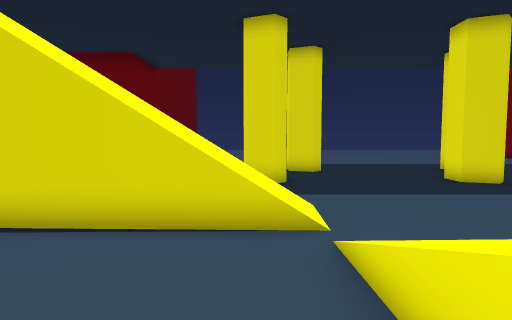
view 1 (above)

24 first-person views from a walk through a 3-D level made in the Unity game engine. The camera is 1.5 m above the floor, tilts 4° down and sees 75° across. The floor is counted in squares, 1 m on a side. Each view is taken from the middle of a square. On the plan, view 1 faces up. The plan holds only what a view shows up to about 15 squares ahead; the rest is blank. The place goes on beyond the plan. The player is left out. Some animated figures are left out.

view 2
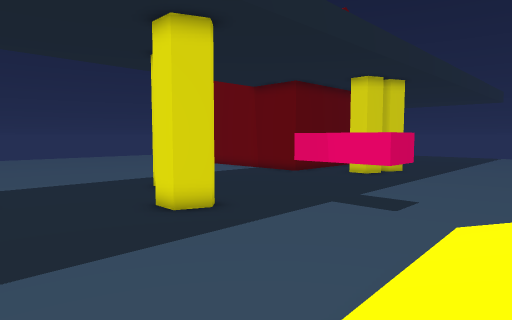

view 3
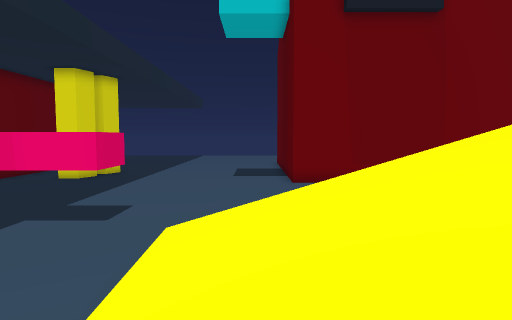

view 4
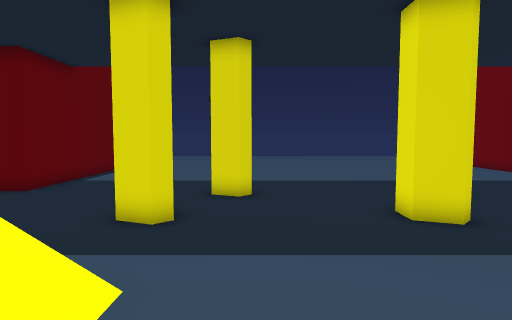

view 5
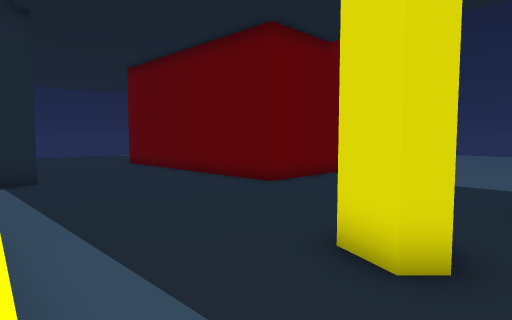

view 6
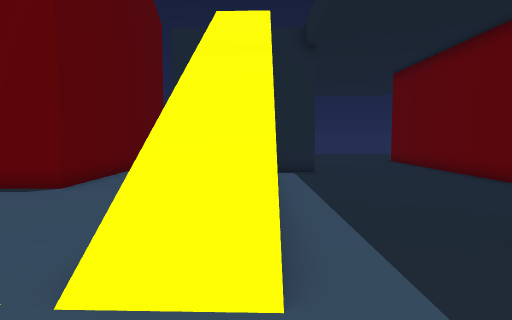

view 7
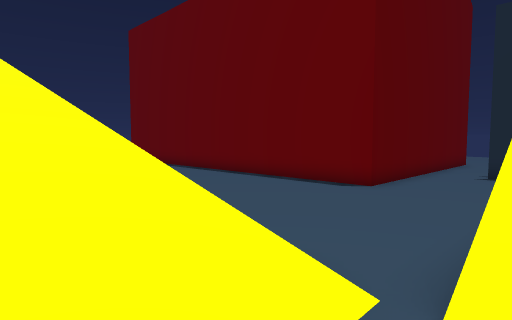

view 8
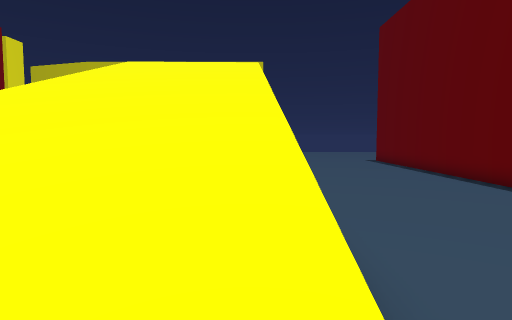

view 9
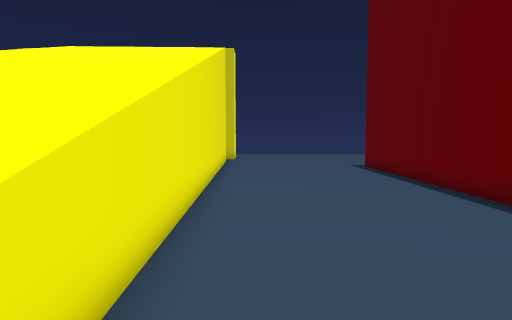

view 10
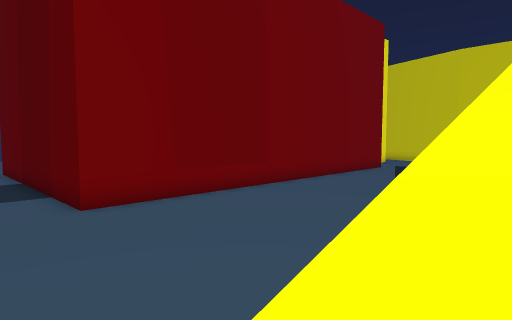

view 11
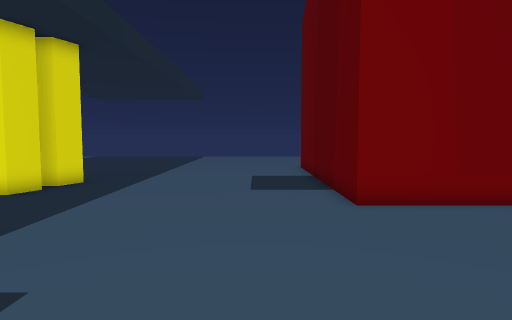

view 12
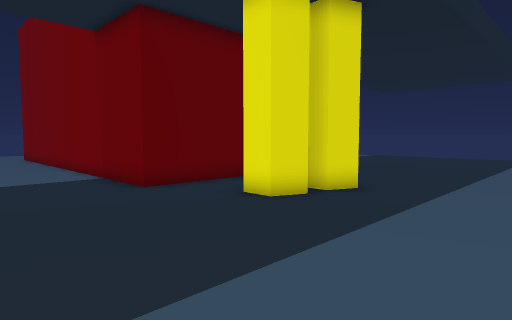

view 13
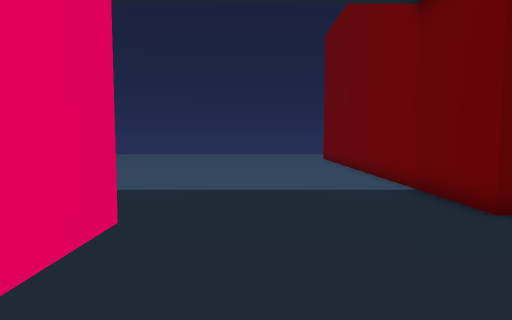

view 14
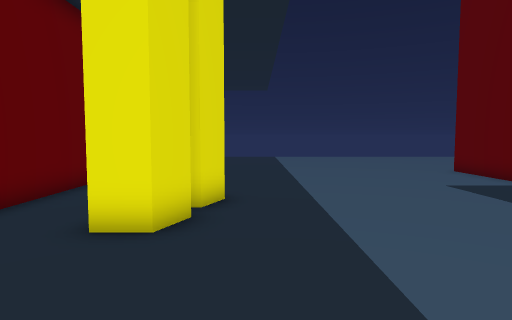

view 15
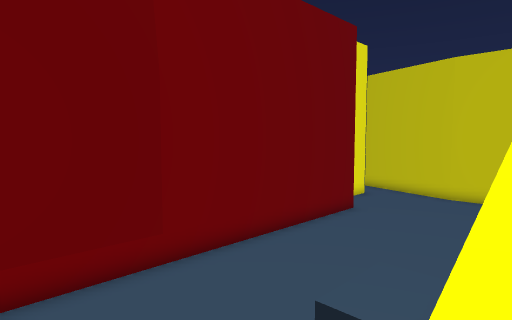

view 16
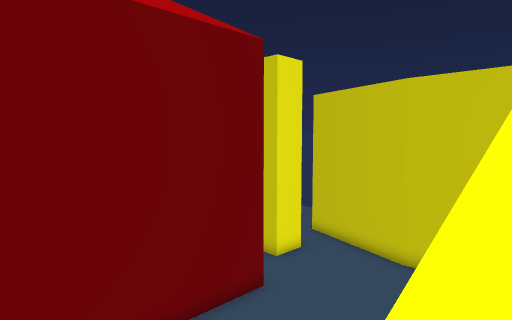

view 17
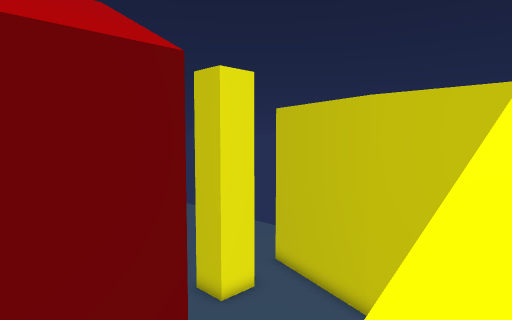

view 18
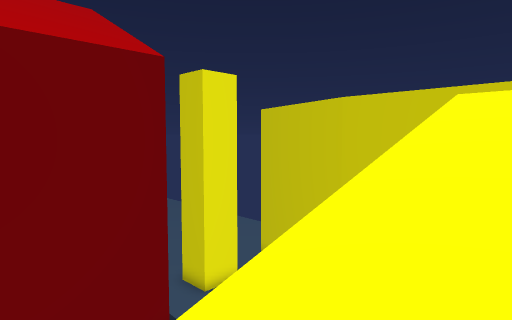

view 19
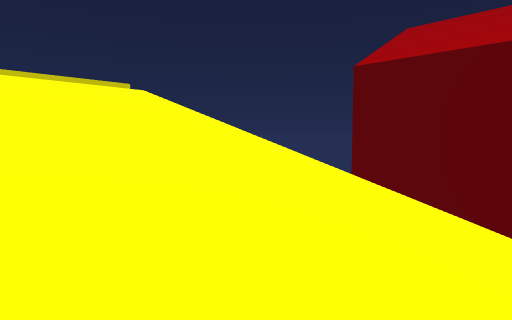

view 20
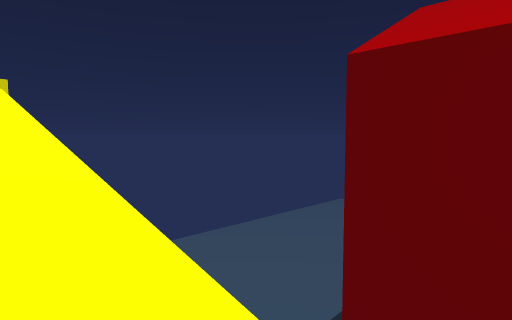

view 21
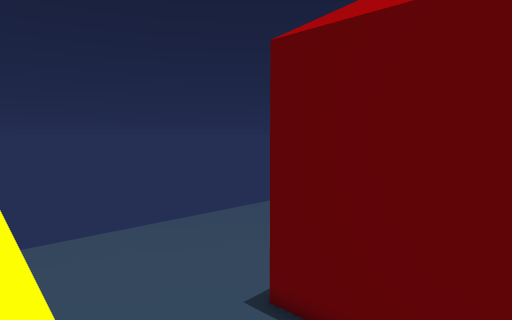

view 22
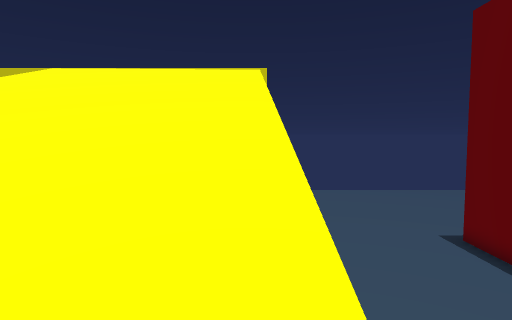

view 23
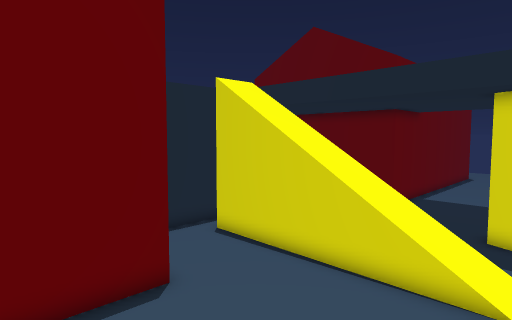

view 24
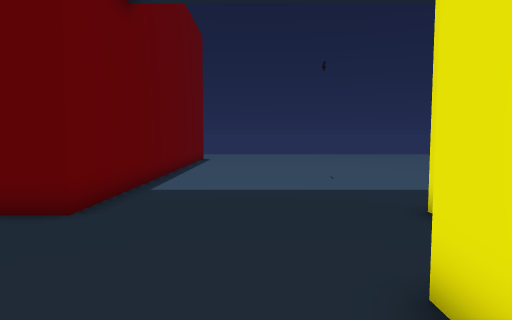

### Floor plan
Key: @ floor where view 1 was taken; # wall or solid block; . main floor; : floor 6.75 m higher than the main floor; / step, stairs or slope; = window, fence, low wall or low ledge; ^ raised ledge; v drop or lower ground; T thing the floor can be seen under or through; O other object.
Columns run from 10 left of view 1 to 25 right of it. Each row starts with its distance up from view 1.
 21     O...........  ..........O
 20     O............ ..........O
 19     O.......................O
 18     O.......................O
 17     O.......................O
 16     O.......................O
 15 OOOOO.......#O..... O.......OOOOOOO
 14 ................... .............
 13 .................. .............
 12 ..........##.....# ...........##  ..
 11 ..........O#.....#O...........O#O...
 10 .....................TT.............
  9 #....................T .............
  8 #....................T .............
  7 #///////////.........TT.............
  6 #///////////........................
  5 #......#///.........................
  4 #..........//////////...............
  3 ...........//////////...............
  2 ...........//////////...............
  1 OOOOO......//////////.......OOOOOOOO
  0     O.....@=///////// ......O
 -1     O......v///////// ......O
 -2     O......v/////////.......O
 -3     O......v/////////. .....O
 -4     O......#/////////. .....O
 -5     O......./////////^^.....O
 -6     O......./////////^^.....O
 -7     O.......//////////^.....O
 -8     O.......//////////  ....O
 -9     O.......//////////......O
-10  OOOO.......//////////......O
-11 OOOOO.......//////////......OO
-12 OOOOO......./////////v......OOOO
-13 OOOOO......./////////v .....OOOOO
-14 OOOOO.....  /////////v .....OOOOOO
-15 OOOOO.....  /////////v .....OOOOOO
-16   ........  ////////// ........
-17 ..........   ///////// ..........
-18 ..........   ////vv//: ......###.
-19  .........              .....#
-20   ........              ##.....
-21    .......               #####.
-22     ......                   #
-23       ....
-24        ...
-25         ..

Where each view was taken, in squares from view 1:
view 1: 0 up, 0 right, facing up
view 2: 3 up, 2 right, facing up-right
view 3: 3 up, 3 right, facing right
view 4: 3 up, 3 right, facing up
view 5: 7 up, 2 right, facing up-left
view 6: 7 up, 4 right, facing left
view 7: 6 up, 4 right, facing down-left
view 8: 6 up, 2 right, facing down
view 9: 2 up, 0 right, facing down
view 10: 4 up, 9 right, facing down-right
view 11: 4 up, 9 right, facing right
view 12: 6 up, 13 right, facing up-right
view 13: 9 up, 13 right, facing up
view 14: 10 up, 14 right, facing right
view 15: 1 down, 10 right, facing down-right
view 16: 7 down, 10 right, facing down-right
view 17: 10 down, 10 right, facing down-right
view 18: 10 down, 9 right, facing down-right
view 19: 8 down, 7 right, facing down-left
view 20: 10 down, 3 right, facing down-left
view 21: 8 down, 2 right, facing down-left
view 22: 3 down, 2 right, facing down
view 23: 3 down, 2 right, facing up-left
view 24: 9 up, 2 left, facing up
